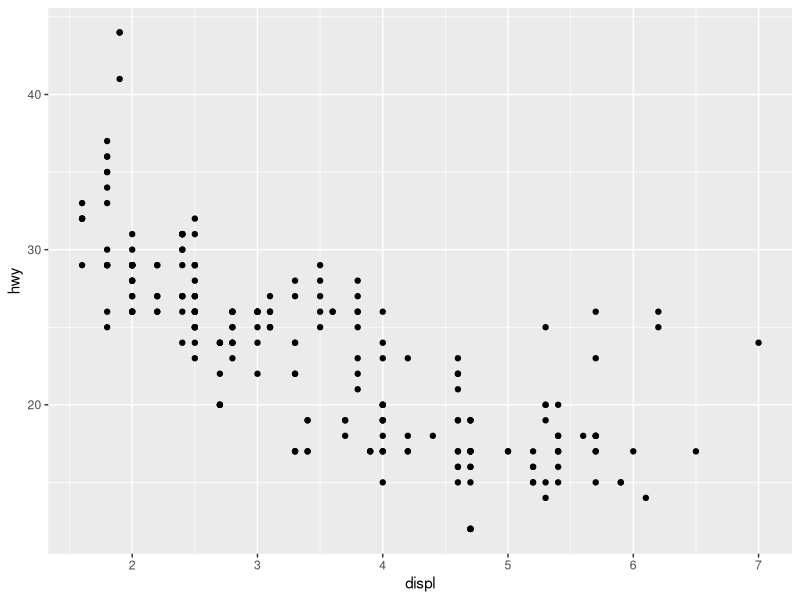
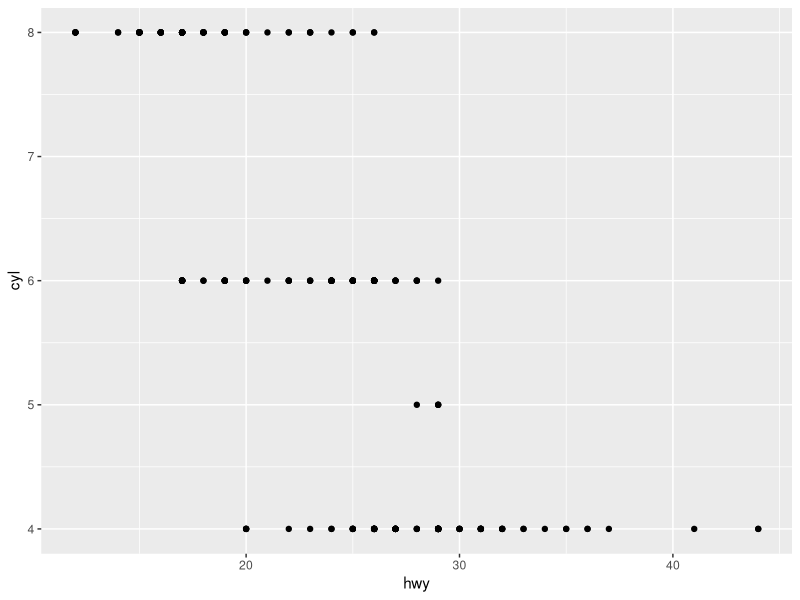
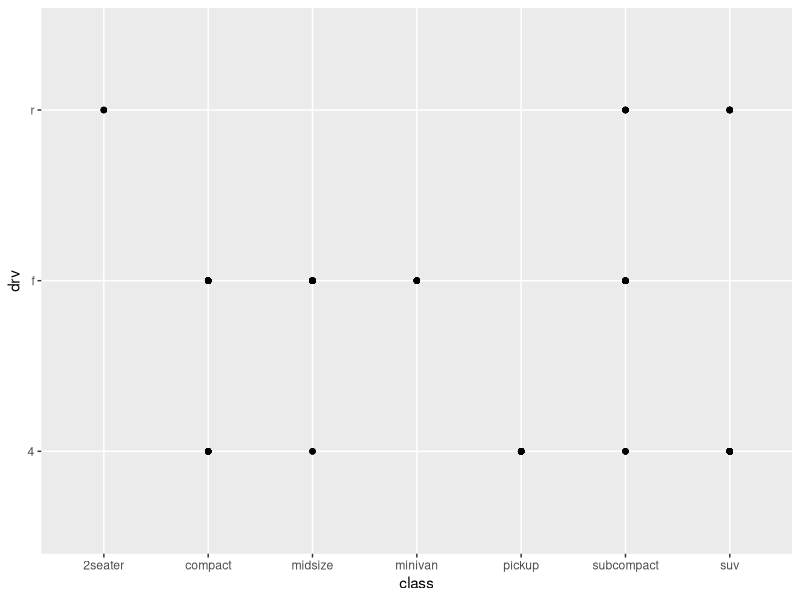
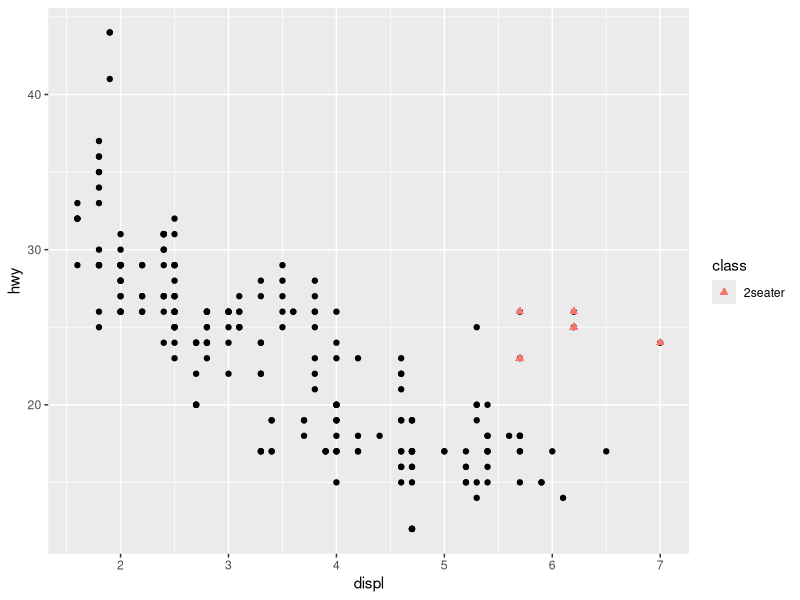

Write R code to recreate these figures, in order.
## ---- chunk 1
knitr::opts_chunk$set(echo = TRUE)
## ---- chunk 2
library(tidyverse)

ggplot(data = mpg) +
    geom_point(mapping = aes(x = displ, y = hwy))
## ---- chunk 3
x <- "hello"
## ---- chunk 4
ggplot(data = mpg) +
    geom_point(mapping = aes(x = hwy, y = cyl))
## ---- chunk 5
ggplot(mpg) +
    geom_point(aes(class, drv))
## ---- chunk 6
two_seater <- mpg %>% 
    filter(class == "2seater")
two_seater

## ---- chunk 7
ggplot(data = two_seater) +
    geom_point(mapping = aes(x = displ, y = hwy), data = mpg) +
    geom_point(mapping = aes(x = displ, y = hwy, color = class), shape = 17, size = 2)
